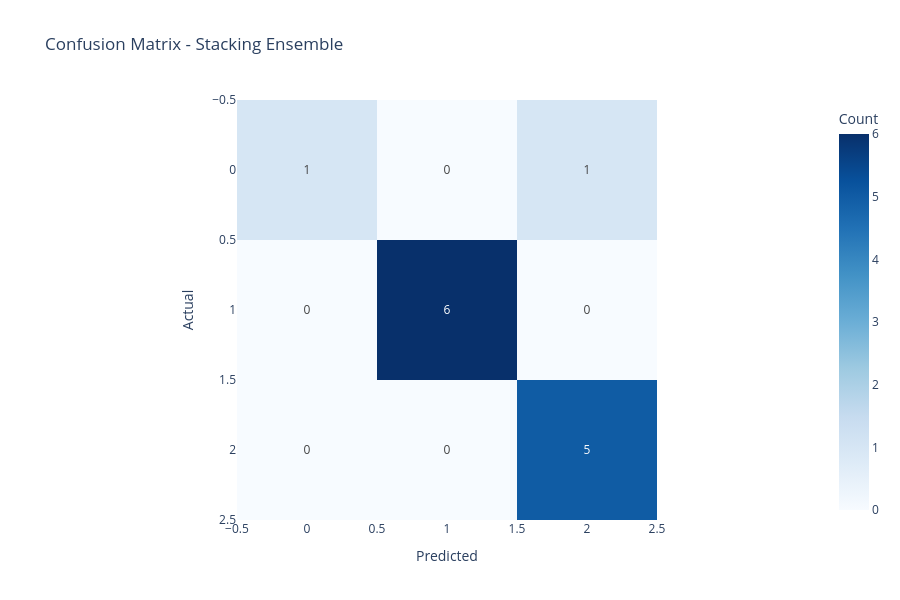

The notebook cell this image was saved under:
### Markdown cell above
## 13. Confusion Matrix (Best Model)

### Code cell
# Confusion matrix for stacking (typically best)
cm = confusion_matrix(y_test, y_pred_stacking)
labels = sorted(set(y_test))

# Visualize
fig = px.imshow(
    cm,
    labels=dict(x="Predicted", y="Actual", color="Count"),
    x=labels,
    y=labels,
    text_auto=True,
    color_continuous_scale='Blues',
    title='Confusion Matrix - Stacking Ensemble'
)

fig.update_layout(height=600)
fig.write_html(VIZ_DIR / 'confusion_matrix_stacking.html')
fig.show()

# Classification report
print("\n Classification Report (Stacking Ensemble):")
print("=" * 70)
print(classification_report(y_test, y_pred_stacking))

### Figure 1 — Plotly figure (JSON) as saved in the notebook; plotly's stock layout.template omitted (floating-point values rounded to 4 significant figures)
{"data": [{"coloraxis": "coloraxis", "hovertemplate": "Predicted: %{x}<br>Actual: %{y}<br>Count: %{z}<extra></extra>", "name": "0", "texttemplate": "%{z}", "type": "heatmap", "x": [0, 1, 2], "xaxis": "x", "y": [0, 1, 2], "yaxis": "y", "z": [[1, 0, 1], [0, 6, 0], [0, 0, 5]]}], "layout": {"coloraxis": {"colorbar": {"title": {"text": "Count"}}, "colorscale": [[0, "rgb(247,251,255)"], [0.125, "rgb(222,235,247)"], [0.25, "rgb(198,219,239)"], [0.375, "rgb(158,202,225)"], [0.5, "rgb(107,174,214)"], [0.625, "rgb(66,146,198)"], [0.75, "rgb(33,113,181)"], [0.875, "rgb(8,81,156)"], [1, "rgb(8,48,107)"]]}, "height": 600, "title": {"text": "Confusion Matrix - Stacking Ensemble"}, "xaxis": {"anchor": "y", "constrain": "domain", "domain": [0, 1], "scaleanchor": "y", "title": {"text": "Predicted"}}, "yaxis": {"anchor": "x", "autorange": "reversed", "constrain": "domain", "domain": [0, 1], "title": {"text": "Actual"}}}}
